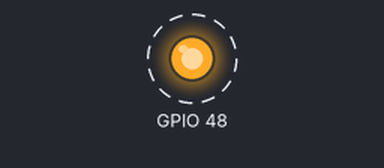
A program run on a simulated ESP32-S3. Shown: output pins drawn as LEDs (lit = HIGH). Dashed ring = blinking. What the program prints to the serial monitor is not drawn.

Above: at 0.5 s.
Timing chart, 0 to 4.6 s (numbered marks = the images above):
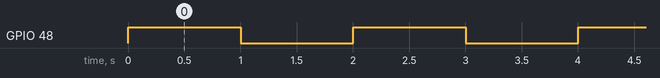

The program:

main.cpp
```cpp
#include <Arduino.h>

// Declaramos los "manejadores" (handles) para nuestros semáforos
SemaphoreHandle_t semaforoEncender;
SemaphoreHandle_t semaforoApagar;

// Prototipos de las tareas
void tareaEncender(void * parameter);
void tareaApagar(void * parameter);

void setup() {
  Serial.begin(115200);

  // Configuramos el LED integrado de la placa como salida
  pinMode(LED_BUILTIN, OUTPUT);

  // 1. Creamos los dos semáforos binarios
  semaforoEncender = xSemaphoreCreateBinary();
  semaforoApagar = xSemaphoreCreateBinary();

  // 2. Le damos el "testigo" inicial al semáforo de encender
  xSemaphoreGive(semaforoEncender);

  // 3. Creamos la tarea que enciende el LED
  xTaskCreate(
    tareaEncender,    /* Función de la tarea */
    "Tarea Encender", /* Nombre de la tarea */
    2048,             /* Tamaño de la pila */
    NULL,             /* Parámetros */
    1,                /* Prioridad */
    NULL              /* Handle */
  );

  // 4. Creamos la tarea que apaga el LED
  xTaskCreate(
    tareaApagar,      /* Función de la tarea */
    "Tarea Apagar",   /* Nombre de la tarea */
    2048,             /* Tamaño de la pila */
    NULL,             /* Parámetros */
    1,                /* Prioridad */
    NULL              /* Handle */
  );
}

void loop() {
  // Mantenemos el loop ligero
  vTaskDelay(1000 / portTICK_PERIOD_MS);
}

/* --- TAREA 1: ENCARGADA DE ENCENDER --- */
void tareaEncender(void * parameter) {
  for(;;) {
    // Esperamos a que el semáforo esté disponible
    xSemaphoreTake(semaforoEncender, portMAX_DELAY);

    Serial.println("Tarea 1: Encendiendo el LED...");
    digitalWrite(LED_BUILTIN, HIGH);

    // Pausa de 1 segundo
    vTaskDelay(1000 / portTICK_PERIOD_MS);

    // Pasamos el control a la tarea de apagar
    xSemaphoreGive(semaforoApagar);
  }
}

/* --- TAREA 2: ENCARGADA DE APAGAR --- */
void tareaApagar(void * parameter) {
  for(;;) {
    // Esperamos a que el semáforo esté disponible
    xSemaphoreTake(semaforoApagar, portMAX_DELAY);

    Serial.println("Tarea 2: Apagando el LED...");
    digitalWrite(LED_BUILTIN, LOW);

    // Pausa de 1 segundo
    vTaskDelay(1000 / portTICK_PERIOD_MS);

    // Devolvemos el control a la tarea de encender
    xSemaphoreGive(semaforoEncender);
  }
}
```

Measured:
- by itself, GPIO 48: alternates HIGH for 1.0 s and LOW for 1.0 s
